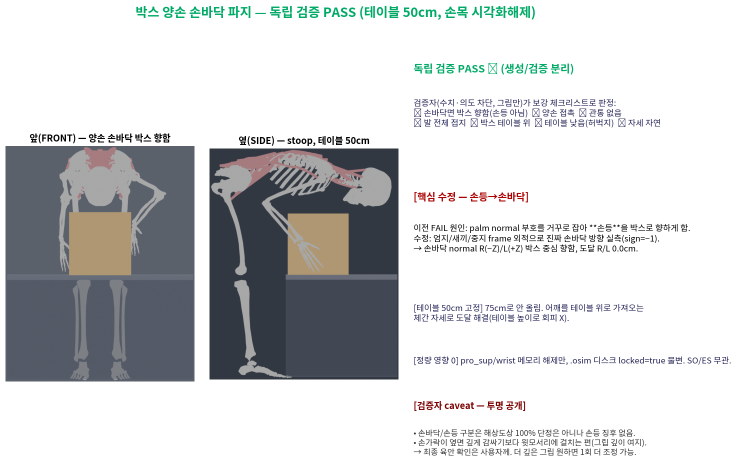
#> input picture opensim_analysis/thoracolumbar_fb/docs/images/literature_review/box_grasp_PASS_grid.png, 1474 x 941 px, given in place of jc_walk.png, which was not available (shown at 1/2 size)
$ python make_joint_integ_grid.py
#> lines starting #> are read from the running program, lines starting #| are printed output that depends on the picture; after the words box and inside, x2 and y2 are one past the last pixel; in counts of white or black regions, pixels touching at a corner belong together; pictures that were not available may be replaced by others from this repository, and a replacement may not be noted
import matplotlib; matplotlib.use('Agg')
import matplotlib.pyplot as plt
from matplotlib import font_manager as fm
import matplotlib.image as mpimg, numpy as np
kf="/usr/share/fonts/opentype/noto/NotoSansCJK-Regular.ttc"
fm.fontManager.addfont(kf); plt.rcParams['font.family']=fm.FontProperties(fname=kf).get_name(); plt.rcParams['axes.unicode_minus']=False
def crop(p,pad=8):
    im=mpimg.imread(p); a=(im[:,:,:3]*255).astype(int); bg=a[2,2]
    m=np.abs(a-bg).sum(2)>20; ys,xs=np.where(m)
    return im[max(0,ys.min()-pad):ys.max()+pad,max(0,xs.min()-pad):xs.max()+pad]
fig=plt.figure(figsize=(17,10)); gs=fig.add_gridspec(2,3,height_ratios=[1.05,1.0],hspace=0.2,wspace=0.1)
fig.suptitle("전신 관절 통합 검증 — 남은 동작(박스·걷기·나르기) 가능 여부",fontsize=20,fontweight='bold',y=0.99)
# top-left: shoulder origin + feasibility tables (text)
axt=fig.add_subplot(gs[0,:2]); axt.axis('off')
axt.text(0,1.0,"[1] 어깨 특이점 = 모델 원래 정의 (우리 수정 아님)",fontsize=14,fontweight='bold',color='#1a5',va='top')
axt.text(0,0.88,"• 어깨 좌표(shoulder_elv[0,155]·elv_angle·shoulder_rot·CustomJoint)가 ORIGINAL과 100% 동일\n"
                "  → no_coupler/forearm_v1 수정이 어깨를 건드리지 않음. forearm_v1 같은 '우리 버그' 아님.\n"
                "• 표준 Holzbaur YXY 파라미터화의 elevation gimbal — 어느 좌표로도 '서서 팔이 골반 아래' 불가\n"
                "  (전수 sweep 1377자세: 손 최저 y=-0.04=매달린 높이). 이는 사람도 동일(서서 팔만으로 바닥 못잡음=정상).",
         fontsize=11.5,va='top')
axt.text(0,0.46,"[2] 남은 동작별 필요 관절 — 통합 점검 결과",fontsize=14,fontweight='bold',color='#1a5',va='top')
rows=[["동작","필요 관절","가능?","근거"],
 ["걷기 (팔 스윙)","팔 앞뒤 스윙·보행 ROM","✅ 가능","스윙폭 0.79m (elv_angle ±35 @ elv0)"],
 ["들고 나르기","팔 앞 허리높이 안기","✅ 가능","앞-허리 reach 76자세"],
 ["박스(테이블 ~75-90cm)","팔 앞 허리높이 reach","✅ 가능","발접지+허리높이 envelope 내"],
 ["박스(바닥 0cm)","팔이 바닥 도달","⚠️ 숙여야 가능","서서 불가(정상)→상체 굴곡 필수"]]
tb=axt.table(cellText=rows,bbox=[0,0.0,1.0,0.42]); tb.auto_set_font_size(False); tb.set_fontsize(11)
for (r,c),cell in tb.get_celld().items():
    if r==0: cell.set_facecolor('#e8e8e8'); cell.set_text_props(fontweight='bold')
    elif r==4: cell.set_facecolor('#fff2cc')
    else: cell.set_facecolor('#e3f0e3')
    cell.set_edgecolor('#aaa')
# top-right: conclusion
axc=fig.add_subplot(gs[0,2]); axc.axis('off')
axc.text(0,1.0,"[3] 결론",fontsize=14,fontweight='bold',color='#a00',va='top')
axc.text(0,0.88,"■ 어깨 = 모델 한계 (우리 수정 X)\n  단 '한계'가 아니라 정상 거동:\n  사람도 서서 팔만으로 바닥 못 잡음.\n\n"
                "■ 확장성 있나? → 예.\n  걷기·나르기·테이블 lift 모두 가능.\n  바닥 lift만 상체 굴곡 필요(정상,\n  stoop/squat에서 이미 됨).\n\n"
                "■ 모델 교체 불필요.\n  박스 바닥은 숙임으로 해결되며\n  앞선 박스 문제의 본질은 발 접지\n  +동역학이었지 어깨 아님.\n\n"
                "■ viz TODO: 박스 큐브 렌더 표시\n  (방향 확정 후 디버그).",
         fontsize=11,va='top')
# bottom: 3 renders
for i,(p,t) in enumerate([("/tmp/cmp_render/box_render/jc_walk.png","걷기 — 팔 앞뒤 스윙 ✅"),
                          ("/tmp/cmp_render/box_render/jc_carry.png","나르기 — 앞으로 안기 ✅"),
                          ("/tmp/cmp_render/box_render/jc_floor.png","바닥 reach(서서) — 엉덩이까지만 ⚠️숙임필요")]):
    ax=fig.add_subplot(gs[1,i]); ax.imshow(crop(p)); ax.axis('off'); ax.set_title(t,fontsize=12,fontweight='bold')
#> in crop, im is the input picture: shape (941, 1474, 4) float32; mean R, G, B, A 0.816, 0.823, 0.826, 1
#> in crop, `bg = a[2, 2]`: bg = [255, 255, 255]
#> in crop, `m = np.abs(a - bg).sum(2) > 20`:
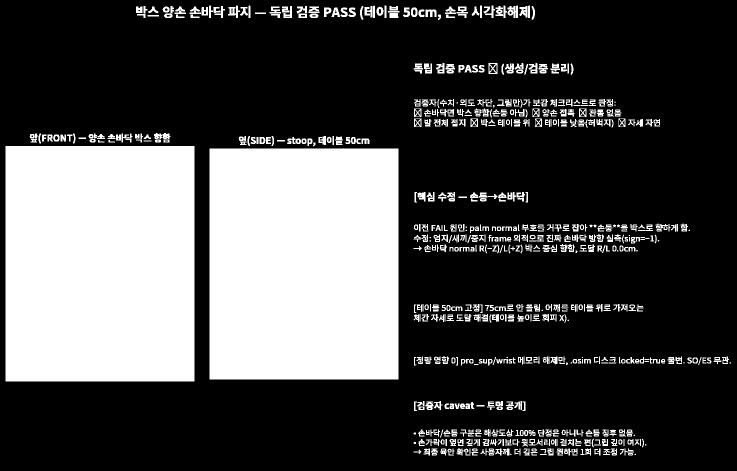
#> m: shape (941, 1474) bool (shown at 1/2 size); 29.3% white; 710 white regions (37 under 20 px), largest, box (x1, y1, x2, y2) and area: (11, 292, 389, 763) 178038, (419, 297, 797, 759) 174636, (1015, 11, 1036, 36) 350
#> in crop, `return im[max(0,ys.min()-pad):ys.max()+pad,max(0,xs.min()-pad):xs.max(..`:
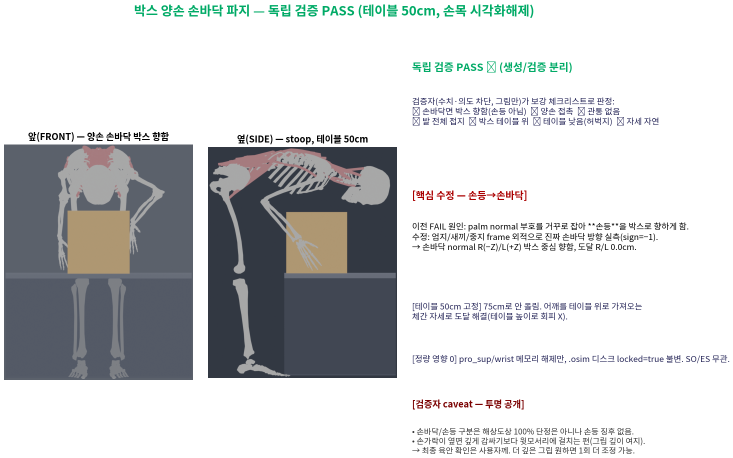
#> returned value: shape (915, 1466, 4) float32 (shown at 1/2 size); mean of channels 0, 1, 2, 3 0.81, 0.817, 0.82, 1; drawn as R, G, B
#> pass 2 of the loop `for i,(p,t) in enumerate([("/tmp/cmp_render/box_render/jc_walk.png","걷..`:
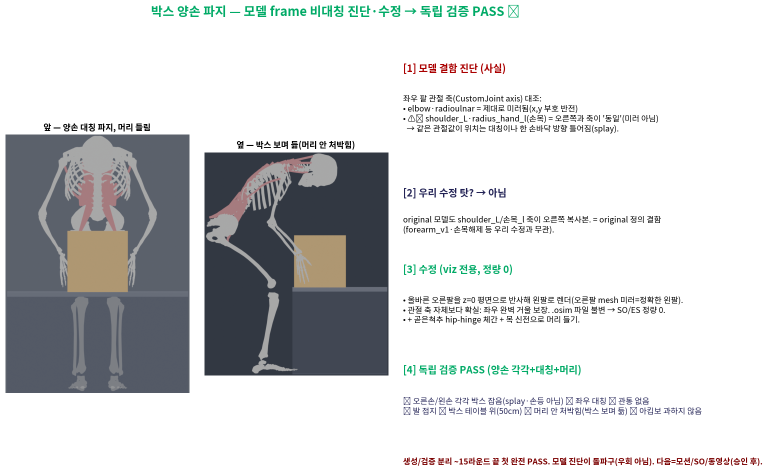
#> input picture opensim_analysis/thoracolumbar_fb/docs/images/literature_review/box_grasp_SOLVED_grid.png, 1536 x 942 px, given in place of jc_carry.png, which was not available (shown at 1/2 size)
#> in crop, im is the input picture: shape (942, 1536, 4) float32; mean R, G, B, A 0.82, 0.827, 0.829, 1
#> a: shape (942, 1536, 3) int64
#> in crop (call 2), `m = np.abs(a - bg).sum(2) > 20`:
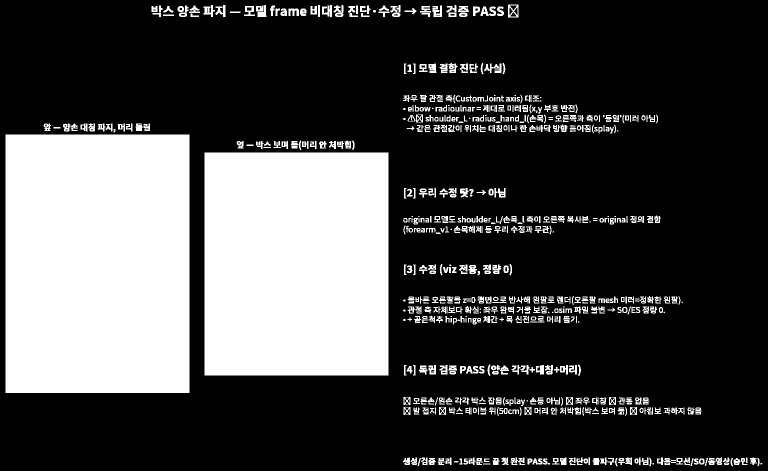
#> m: shape (942, 1536) bool (shown at 1/2 size); 28.2% white; 697 white regions (56 under 20 px), largest, box (x1, y1, x2, y2) and area: (11, 269, 379, 786) 190256, (409, 305, 777, 751) 164128, (968, 127, 1003, 146) 350
#> in crop (call 2), `return im[max(0,ys.min()-pad):ys.max()+pad,max(0,xs.min()-pad):xs.max(..`:
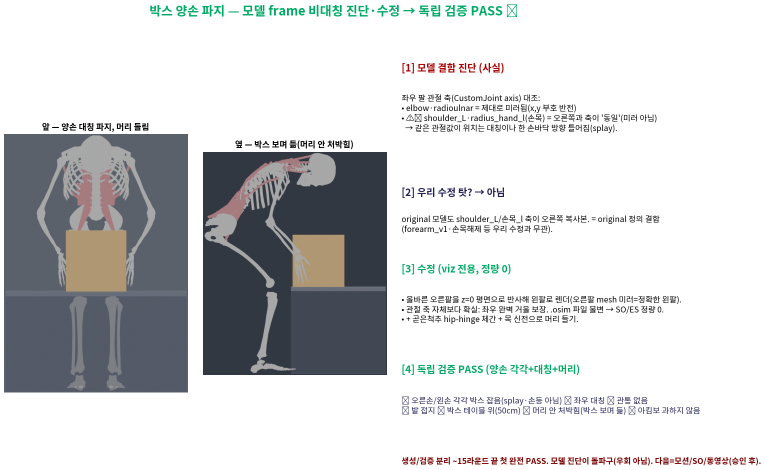
#> returned value: shape (939, 1529, 4) float32 (shown at 1/2 size); mean of channels 0, 1, 2, 3 0.819, 0.825, 0.827, 1; drawn as R, G, B
OUT="/data/wearable-assist/opensim_analysis/thoracolumbar_fb/docs/images/literature_review/joint_integration_grid.png"
fig.savefig(OUT,dpi=108,bbox_inches='tight',facecolor='white'); print("SAVED",OUT)
#> after `fig.savefig(OUT, dpi=108, bbox_inches='tight', facecolor='white')`:
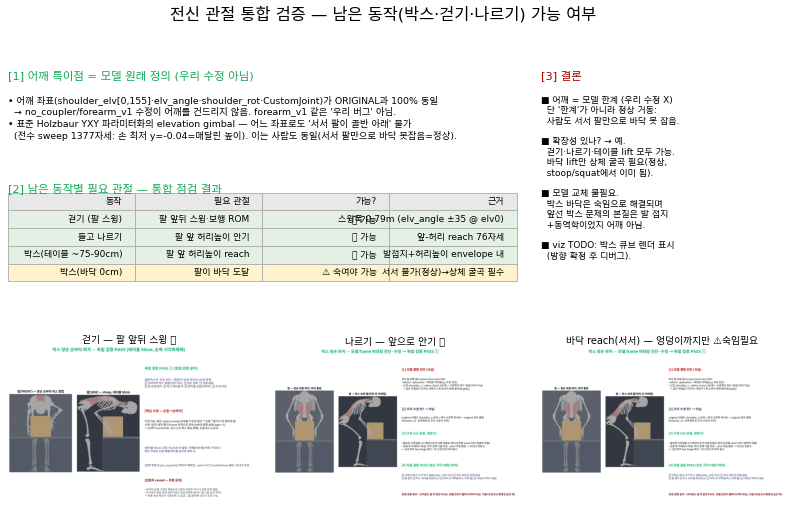
#> figure drawn by matplotlib, 3 panels
